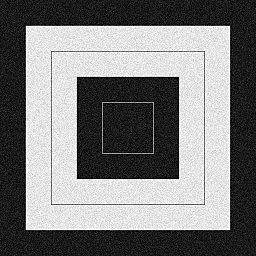
#> input picture image2025/img/gaussian_noise.jpg, 256 x 256 px
$ python 15filerBlur.py
#> lines starting #> are read from the running program, lines starting #| are printed output that depends on the picture
# 2025.11.19
# 이미지분석 -> 필터 -> 블러

import cv2
import numpy as np

img = cv2.imread('./img/gaussian_noise.jpg')
#> img is the input picture: shape (256, 256, 3); min 0, max 255, mean 122.3

kernel = np.ones((5,5))/25
k1 = np.array([[1,2,1],[2,4,2],[1,2,1]]) / 16
print(kernel)
blured = cv2.filter2D(img, -1, kernel)
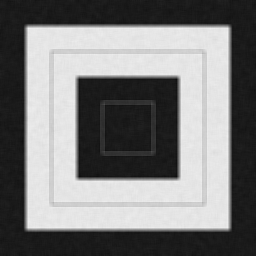
#> blured: shape (256, 256, 3); min 14, max 240, mean 122.3
gblured = cv2.filter2D(img, -1, k1)
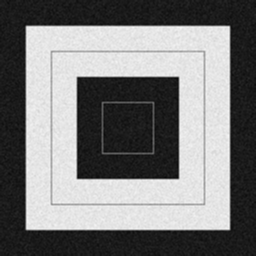
#> gblured: shape (256, 256, 3); min 7, max 247, mean 122.3
cv2.imshow('org', img)
cv2.imshow('blured', blured)
cv2.imshow('gblured', gblured)
cv2.waitKey()
cv2.destroyAllWindows()

# 2025.11.26
# 이미지분석 -> 필터 -> 가우시안, 메디안 median

# 가우시안 커널
k2 = cv2.getGaussianKernel(5, 0)
print(k2)
blur2 = cv2.filter2D(img, -1, k2 * k2.T)
print(k2 * k2.T)

# 가우시안 블러를 직접
blur3 = cv2.GaussianBlur(img, (3,3), 0)

# median blur
blur4 = cv2.medianBlur(img, 5)
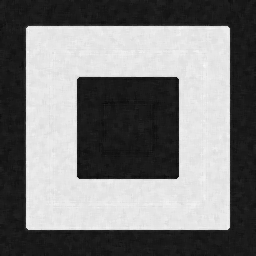
#> blur4: shape (256, 256, 3); min 9, max 248, mean 123

# bilateral blur
blur5 = cv2.bilateralFilter(img, 5, 75, 75)

imgmerge = np.hstack((img, blur4, blur5))
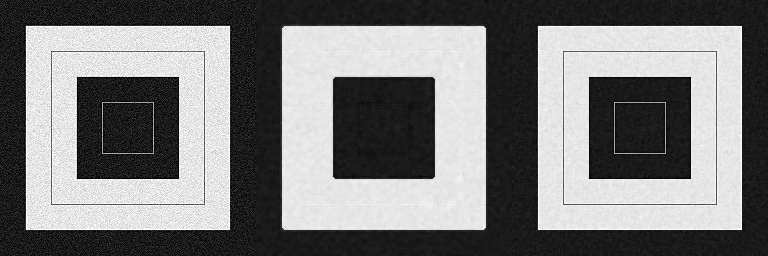
#> imgmerge: shape (256, 768, 3); min 0, max 255, mean 122.5
cv2.imshow('all', imgmerge)
cv2.waitKey()
cv2.destroyAllWindows()
